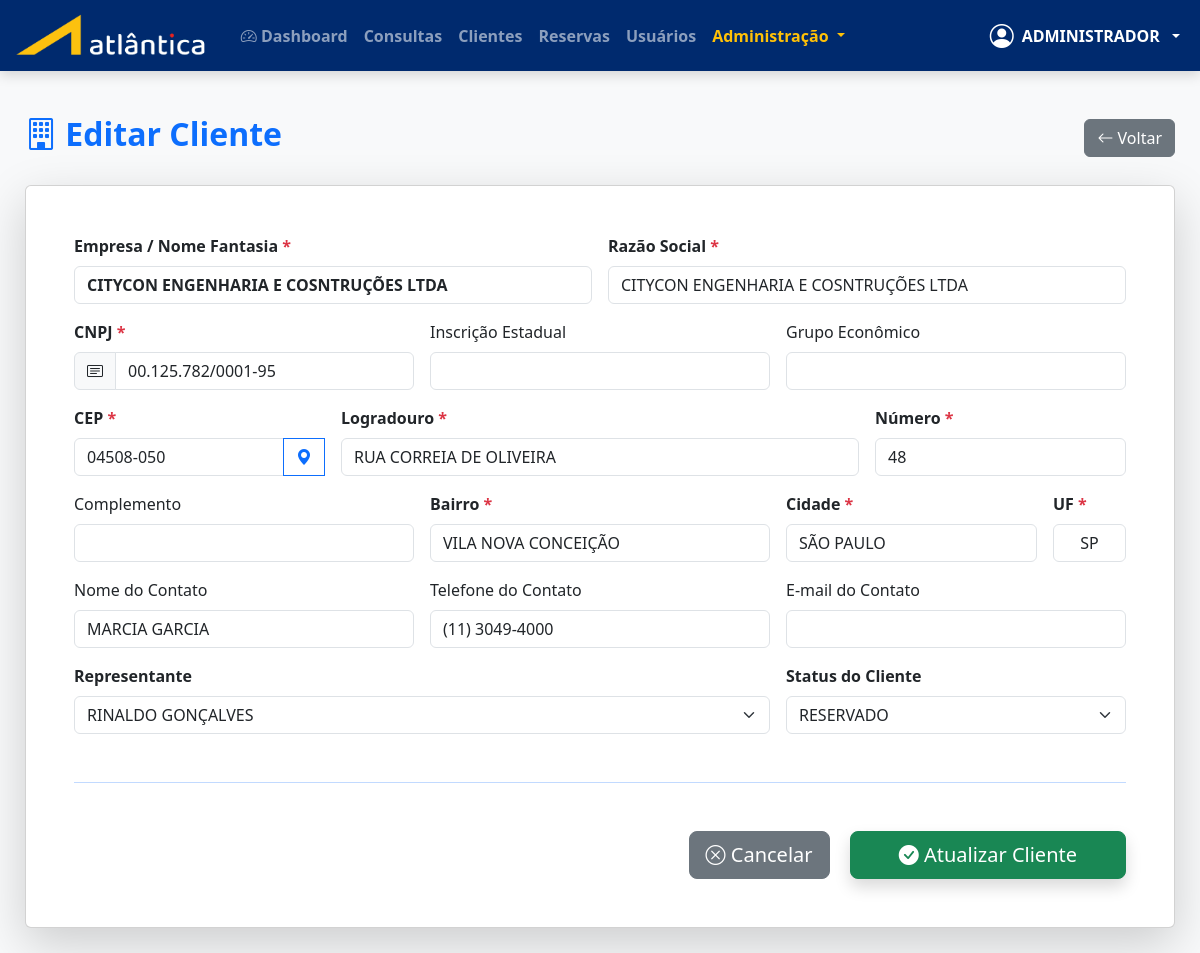
Screenshot of /clientes/form/5 (signed in) with the database file from the repository.
### app.py (models this page shows, shortened)
class Usuario(db.Model, UserMixin):
    id = db.Column(db.Integer, primary_key=True)
    nome = db.Column(db.String(100), nullable=False)
    email = db.Column(db.String(100), unique=True, nullable=False)
    telefone = db.Column(db.String(20))
    senha_hash = db.Column(db.String(255), nullable=False)
    tipo_usuario_id = db.Column(db.Integer, db.ForeignKey('tipo_usuario.id'))
    gerente_id = db.Column(db.Integer, db.ForeignKey('usuario.id'))
    nivel_acesso = db.Column(db.Integer, default=10)
    status = db.Column(db.String(10), default='ATIVO')
    tipo = db.relationship('TipoUsuario', backref='usuarios')
    gerente = db.relationship('Usuario', remote_side=[id], uselist=False)

class Cliente(db.Model):
    id = db.Column(db.Integer, primary_key=True)
    empresa = db.Column(db.String(100), nullable=False)
    razao_social = db.Column(db.String(150))
    cnpj = db.Column(db.String(18), unique=True, nullable=False)
    ie = db.Column(db.String(20))
    grupo = db.Column(db.String(100))
    cep = db.Column(db.String(9))
    logradouro = db.Column(db.String(100))
    numero = db.Column(db.String(10))
    complemento = db.Column(db.String(50))
    bairro = db.Column(db.String(50))
    cidade = db.Column(db.String(50))
    estado = db.Column(db.String(2))
    nome_contato = db.Column(db.String(100))
    telefone_contato = db.Column(db.String(20))
    email_contato = db.Column(db.String(100))
    nome_representante = db.Column(db.String(100))
    status_cliente = db.Column(db.String(20), default='RESERVADO')
    data_cadastro = db.Column(db.DateTime, default=datetime.utcnow)

### app.py (the view, shortened to what this page needs)
@app.route('/clientes/form', methods=['GET', 'POST'])
@app.route('/clientes/form/<int:id>', methods=['GET', 'POST'])
@login_required
@permissao_requerida("Clientes - Criar")
def cliente_form(id=None):
    if id and not tem_permissao("Clientes - Editar"):
        flash("Você não tem permissão para editar clientes.", "danger")
        return redirect(url_for('clientes'))
    cliente = Cliente.query.get_or_404(id) if id else None
    representantes = Usuario.query.join(TipoUsuario).filter(TipoUsuario.tipo_usuario == 'REPRESENTANTE').all()
    return render_template('clientes/form.html',
                         cliente=cliente,
                         representantes=representantes)

### app.py (called while the page is built, shortened)
def tem_permissao(nivel_necessario=None, funcao=None):
    if current_user.nivel_acesso == 0:  # Admin sempre pode tudo
        return True

def permissao_requerida(funcao=None):
    @wraps(funcao)
    def decorator(f):
        @wraps(f)
        def wrapper(*args, **kwargs):
            if not tem_permissao(funcao=funcao):
                flash('Você não tem permissão para acessar esta função.', 'danger')
                return redirect(url_for('dashboard'))
            return f(*args, **kwargs)
        return wrapper
    return decorator

@login_manager.user_loader
def load_user(id):
    return Usuario.query.get(int(id))

@app.after_request
def after_request(response):
    response.headers["Cache-Control"] = "no-cache, no-store, must-revalidate, public, max-age=0"
    response.headers["Expires"] = "0"
    response.headers["Pragma"] = "no-cache"
    return response

@app.after_request
def add_no_cache(response):
    if request.path.startswith('/reservas'):
        response.headers['Cache-Control'] = 'no-store, no-cache, must-revalidate, max-age=0'
        response.headers['Pragma'] = 'no-cache'
    return response

@app.context_processor
def utility_processor():
    def hoje():
        return date.today()
    return dict(hoje=hoje)

@app.context_processor
def inject_everything():
    endpoints = {rule.endpoint for rule in app.url_map.iter_rules()}
    def tem_permissao(funcao=None):
        if not current_user.is_authenticated:
            return False
        if current_user.nivel_acesso == 0:  # Admin vê tudo
            return True
    def url_safe(endpoint, **vals):
        return url_for(endpoint, **vals) if endpoint in endpoints else '#'
    def endpoint_existe(nome):
        return nome in endpoints
    return dict(
        tem_permissao=tem_permissao,
                url_safe=url_safe,
                endpoint_existe=endpoint_existe)

### templates/clientes/form.html (shortened to what this page needs)
{% extends "base.html" %}
{% block content %}
<div class="d-flex justify-content-between align-items-center mb-4">
    <h2 class="text-primary fw-bold">
        <i class="bi bi-building"></i>
        {{ 'Novo Cliente' if not cliente else 'Editar Cliente' }}
    </h2>
    <a href="{{ url_for('clientes') }}" class="btn btn-secondary">
        <i class="bi bi-arrow-left"></i> Voltar
    </a>
</div>
<div class="card card-atlantica shadow-lg">
    <div class="card-body p-5">
        <form method="POST" action="" id="formCliente" class="needs-validation" novalidate>
            <div class="row g-3">
                <div class="col-md-6">
                    <label class="form-label fw-bold">Empresa / Nome Fantasia <span class="text-danger">*</span></label>
                    <input type="text" name="empresa" class="form-control text-uppercase fw-bold" required autofocus
                           value="{{ cliente.empresa if cliente else '' }}" placeholder="Ex: Atlântica Distribuidora">
                </div>
                <div class="col-md-6">
                    <label class="form-label fw-bold">Razão Social <span class="text-danger">*</span></label>
                    <input type="text" name="razao_social" class="form-control text-uppercase" required
                           value="{{ cliente.razao_social if cliente else '' }}">
                </div>
                <div class="col-md-4">
                    <label class="form-label fw-bold">CNPJ <span class="text-danger">*</span></label>
                    <div class="input-group">
                        <span class="input-group-text"><i class="bi bi-card-text"></i></span>
                        <input type="text" name="cnpj" class="form-control" data-mask="cnpj" required
                               value="{{ cliente.cnpj if cliente else '' }}"
                               {{ 'readonly' if cliente else '' }} placeholder="00.000.000/0000-00">
                    </div>
                </div>
                <div class="col-md-4">
                    <label class="form-label">Inscrição Estadual</label>
                    <input type="text" name="ie" class="form-control text-uppercase"
                           value="{{ cliente.ie if cliente else '' }}">
                </div>
                <div class="col-md-4">
                    <label class="form-label">Grupo Econômico</label>
                    <input type="text" name="grupo" class="form-control text-uppercase"
                           value="{{ cliente.grupo if cliente else '' }}">
                </div>
                <div class="col-md-3">
                    <label class="form-label fw-bold">CEP <span class="text-danger">*</span></label>
                    <div class="input-group">
                        <input type="text" name="cep" id="cep" class="form-control" required
                               value="{{ cliente.cep if cliente else '' }}" placeholder="00000-000">
                        <button class="btn btn-outline-primary" type="button" id="btnBuscarCep">
                            <i class="bi bi-geo-alt-fill"></i>
                        </button>
                    </div>
                </div>
                <div class="col-md-6">
                    <label class="form-label fw-bold">Logradouro <span class="text-danger">*</span></label>
                    <input type="text" name="logradouro" id="logradouro" class="form-control text-uppercase" required
                           value="{{ cliente.logradouro if cliente else '' }}">
                </div>
                <div class="col-md-3">
                    <label class="form-label fw-bold">Número <span class="text-danger">*</span></label>
                    <input type="text" name="numero" class="form-control" required
                           value="{{ cliente.numero if cliente else '' }}">
                </div>
                <div class="col-md-4">
                    <label class="form-label">Complemento</label>
                    <input type="text" name="complemento" id="complemento" class="form-control text-uppercase"
                           value="{{ cliente.complemento if cliente else '' }}">
                </div>
                <div class="col-md-4">
                    <label class="form-label fw-bold">Bairro <span class="text-danger">*</span></label>
                    <input type="text" name="bairro" id="bairro" class="form-control text-uppercase" required
                           value="{{ cliente.bairro if cliente else '' }}">
                </div>
                <div class="col-md-3">
                    <label class="form-label fw-bold">Cidade <span class="text-danger">*</span></label>
                    <input type="text" name="cidade" id="cidade" class="form-control text-uppercase" required
                           value="{{ cliente.cidade if cliente else '' }}">
                </div>
                <div class="col-md-1">
                    <label class="form-label fw-bold">UF <span class="text-danger">*</span></label>
                    <input type="text" name="estado" id="estado" class="form-control text-uppercase text-center" maxlength="2" required
                           value="{{ cliente.estado if cliente else '' }}">
                </div>
                <div class="col-md-4">
                    <label class="form-label">Nome do Contato</label>
                    <input type="text" name="nome_contato" class="form-control text-uppercase"
                           value="{{ cliente.nome_contato if cliente else '' }}">
                </div>
                <div class="col-md-4">
                    <label class="form-label">Telefone do Contato</label>
                    <input type="text" name="telefone_contato" class="form-control" data-mask="telefone"
                           value="{{ cliente.telefone_contato if cliente else '' }}">
                </div>
                <div class="col-md-4">
                    <label class="form-label">E-mail do Contato</label>
                    <input type="email" name="email_contato" class="form-control"
                           value="{{ cliente.email_contato if cliente else '' }}">
                </div>
                <div class="col-md-8">
                    <label class="form-label fw-bold">Representante</label>
                    <select name="nome_representante" class="form-select">
                        {% for rep in representantes %}
                        <option value="{{ rep.nome }}"
                            {{ 'selected' if cliente and cliente.nome_representante == rep.nome else '' }}>
                            {{ rep.nome }}
                        </option>
                        {% endfor %}
                    </select>
                </div>
                <div class="col-md-4">
                    <label class="form-label fw-bold">Status do Cliente</label>
                    <select name="status_cliente" class="form-select">
                        <option value="RESERVADO" {{ 'selected' if not cliente or cliente.status_cliente == 'ATIVO' else '' }}>RESERVADO</option>
                    </select>
                </div>
            </div>
            <hr class="my-5 border-primary">
            <div class="text-end">
                <a href="{{ url_for('clientes') }}" class="btn btn-secondary btn-lg me-3">
                    <i class="bi bi-x-circle"></i> Cancelar
                </a>
                <button type="submit" class="btn btn-success btn-lg px-5 shadow">
                    <i class="bi-check-circle-fill"></i>
                    {{ 'Salvar Cliente' if not cliente else 'Atualizar Cliente' }}
                </button>
            </div>
        </form>
    </div>
</div>
{% endblock %}

### templates/base.html (shortened to what this page needs)
<!DOCTYPE html>
<html lang="pt-BR">
<head>
    <link href="https://cdn.jsdelivr.net/npm/bootstrap@5.3.3/dist/css/bootstrap.min.css" rel="stylesheet">
    <link href="https://cdn.jsdelivr.net/npm/bootstrap-icons@1.11.3/font/bootstrap-icons.css" rel="stylesheet">
    <link rel="stylesheet" href="{{ url_for('static', filename='css/style.css') }}">
</head>
<body>
<nav class="navbar navbar-expand-lg navbar-dark navbar-atlantica navbar-fixed">
        <div class="container-fluid">
            <a class="navbar-brand fw-bold d-flex align-items-center" href="{{ url_for('dashboard') if current_user.is_authenticated else url_for('login') }}">
                <img src="{{ url_for('static', filename='img/logo-atlantica.png') }}" alt="Atlântica" height="45" class="me-2">
            </a>
            <div class="collapse navbar-collapse" id="navbarNav">
                <ul class="navbar-nav me-auto">
                    {% if current_user.is_authenticated %}
                        <li class="nav-item">
                            <a class="nav-link" href="{{ url_for('dashboard') }}">
                                <i class="bi bi-speedometer2"></i> Dashboard
                            </a>
                        </li>
                            {% if tem_permissao("Consultas - Listar") and endpoint_existe('consultas') %}
                        <li class="nav-item">
                            <a class="nav-link" href="{{ url_for('consultas') }}">Consultas</a>
                        </li>
                        {% endif %}
                         {% if tem_permissao("Clientes - Listar") and endpoint_existe('clientes') %}
                        <li class="nav-item">
                            <a class="nav-link" href="{{ url_for('clientes') }}">Clientes</a>
                        </li>
                        {% endif %}
                        {% if tem_permissao("Reservas - Listar") and endpoint_existe('reservas') %}
                        <li class="nav-item">
                            <a class="nav-link" href="{{ url_for('reservas') }}">Reservas</a>
                        </li>
                        {% endif %}
                        {% if endpoint_existe('usuarios') %}
                        <li><a class="nav-link" href="{{ url_for('usuarios') }}">Usuários</a></li>
                        {% endif %}
                        {% if current_user.nivel_acesso == 0 %}
                        <li class="nav-item dropdown">
                            <a class="nav-link dropdown-toggle text-warning fw-bold" href="#" data-bs-toggle="dropdown">
                                Administração
                            </a>
                        </li>
                        {% endif %}
                    {% endif %}
                </ul>
                <ul class="navbar-nav ms-auto align-items-center">
                    {% if current_user.is_authenticated %}
                    <li class="nav-item dropdown">
                        <a class="nav-link dropdown-toggle text-white fw-bold d-flex align-items-center gap-2" href="#" data-bs-toggle="dropdown">
                            <i class="bi bi-person-circle fs-4"></i>
                            <div class="text-start">
                                <div>{{ current_user.nome.split()[0] }}</div>
                            </div>
                        </a>
                    </li>
                    {% else %}
                    <li class="nav-item">
                        <a class="nav-link" href="{{ url_for('login') }}">Entrar</a>
                    </li>
                    {% endif %}
                </ul>
            </div>
        </div>
    </nav>
    <div class="main-content">
        {% block content %}{% endblock %}
    </div>
</body>
</html>

### static/css/style.css (style rules this page uses)
:root { --azul-atlantica: #003087; --azul-claro: #005eb8; --cinza-claro: #f5f5f5; }
body { font-family: 'Roboto', sans-serif; background: var(--cinza-claro); }
.navbar { background: var(--azul-atlantica); }
.text-uppercase { text-transform: uppercase; }

### templates/base.html (style rules this page uses)
:root { --azul-atlantica: #003087; }
body { background: #f8f9fa; font-family: 'Segoe UI', sans-serif; }
.navbar-fixed { position: fixed; top: 0; left: 0; right: 0; z-index: 1030; box-shadow: 0 4px 12px rgba(0,0,0,0.15); }
.main-content { margin-top: 90px; padding: 25px; }
.nav-link { font-weight: 600; transition: all 0.2s; }
:root { --azul-atlantica: #002A6E; }
.navbar-atlantica { background: var(--azul-atlantica) !important; }

### rows the page displays
Usuario: nome "ADMINISTRADOR"
Cliente: empresa "CITYCON ENGENHARIA E COSNTRUÇÕES LTDA", razao_social "CITYCON ENGENHARIA E COSNTRUÇÕES LTDA", cnpj "00.125.782/0001-95", cep "04508-050", logradouro "RUA CORREIA DE OLIVEIRA", numero "48", bairro "VILA NOVA CONCEIÇÃO", cidade "SÃO PAULO", estado "SP", nome_contato "MARCIA GARCIA", telefone_contato "(11) 3049-4000"

### other values shown
{{ 'Novo Cliente' if not cliente else 'Editar Cliente' }} "Editar Cliente"
{{ 'Salvar Cliente' if not cliente else 'Atualizar Cliente' }} "Atualizar Cliente"
form field nome_representante "RINALDO GONÇALVES"
